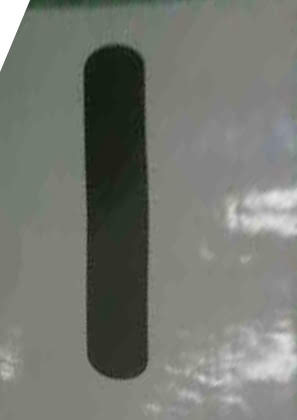
#> input picture source/PC/numberDetection/data/original/1.jpg, 297 x 420 px; its folder holds only this picture in this run
$ python create_data.py
#> lines starting #> are read from the running program, lines starting #| are printed output that depends on the picture; after the words box and inside, x2 and y2 are one past the last pixel; in counts of white or black regions, pixels touching at a corner belong together
"""
@file: create_data.py
@author: korosuke613
@brief: 画像を大量に生成する
"""

import cv2
import numpy as np
import glob
from tqdm import tqdm, trange
import os
import shutil


def load_original():
    image_list = glob.glob("original/*")
    # 画像の読込(numpy.ndarrayで読み込まれる)
    image_list.sort()
    images = []
    for image_address in image_list:
        images.append(cv2.imread(image_address))
    return images

def binaryzation(image):
    #グレースケールへの変換
    img = cv2.cvtColor(image, cv2.COLOR_BGR2GRAY)
    _, img = cv2.threshold(img,0,255,cv2.THRESH_OTSU)
    #画像を28x28に縮小
    img = cv2.resize(img, (28, 28))
    return img

def getMeanColor(image):
    # RGB平均値を出力
    # flattenで一次元化しmeanで平均を取得
    b = image.T[0].flatten().mean()
    g = image.T[1].flatten().mean()
    r = image.T[2].flatten().mean()
    return {"r": r, "g": g, "b": b}

def change_angle(image):
    # 中心位置取得
    center = tuple(np.array([image.shape[1] * 0.5, image.shape[0] * 0.5]))

    # 回転させたい角度°(ラジアンではない)
    rand_num = np.random.rand() * 60.0 - 30.0
    angle = rand_num

    # 拡大比率
    rand_num = np.random.rand() * 0.5 - 0.25
    scale = 1.0 + rand_num

    # 回転変換行列の算出![edges.png](https://qiita-image-store.s3.amazonaws.com/0/294506/5d919d71-d994-ab16-28d2-c0217b975ff0.png)

    affine_mat = cv2.getRotationMatrix2D(center, angle, scale)

    # 平均色の取得
    mean =  getMeanColor(image)
    # アフィン変換(回転)
    height, width = image.shape[:2]
    rotation_image = cv2.warpAffine(image, affine_mat, (width, height), flags=cv2.INTER_CUBIC, borderValue=(mean["b"], mean["g"], mean["r"]))

    return rotation_image

def change_brightness(image):
    # 乱数生成
    rand_num = np.random.rand() / 2
    # γ値の定義(1より小さいと暗く、1より大きいと明るくなる)
    gamma = 1 - rand_num

    # ルックアップテーブルの生成
    look_up_table = np.zeros((256, 1), dtype=np.uint8)
    for i in range(256):
        look_up_table[i][0] = 255 * (float(i)/255) ** (1.0 / gamma)

    # γ変換後の画像取得
    image_gamma = cv2.LUT(image, look_up_table)
    return image_gamma


def save_image(image, name, dir_name):
    cv2.imwrite(dir_name + name + ".jpg", image)


def print_image(image):
    # 画像を表示
    cv2.imshow("image", image)
    cv2.waitKey(0)
    cv2.destroyAllWindows()

def create_labels(dir_name):
    image_list = glob.glob(dir_name + "*")

    label_list = []
    for image in image_list:
        file_name = image[len(dir_name):]
        label = str(int(file_name[:1]) - 1)
        label_list.append(file_name + " " + label)

    # ファイルを書き込みモードで開く
    name = dir_name.split("/")[0]
    text = "\n".join(label_list)             # 改行コードでつなぐ
    with open(name + "/" + name + '_labels.txt', 'w') as f:
        # 書き込み
        f.write(text)

def create_dataset(name, iteration=100):
    images = load_original()
#> images = 1 item
    num = ["1", "2", "3", "4", "5", "6", "7", "8"]

    num_key = 0
    dir_name = name + "/images/"
    shutil.rmtree(dir_name)
    os.mkdir(dir_name)

    for original_image in tqdm(images, desc='1st loop'):
        for i in trange(iteration, desc='2nd loop'):
            image = change_brightness(original_image)
            image = change_angle(image)
            image = binaryzation(image)
            name = num[num_key] + "_" + str(i)
            save_image(image, name, dir_name)
        num_key += 1
#> this loop made 1 pass
#> pass 1, in change_brightness, `image_gamma = cv2.LUT(image, look_up_table)`:
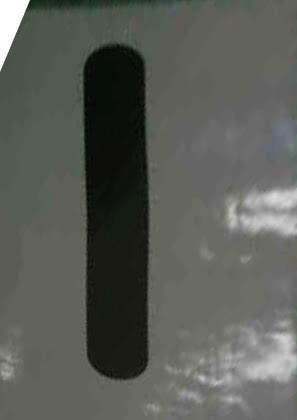
#> image_gamma: shape (420, 297, 3); mean B, G, R 85.8, 92.5, 89.7
#> pass 1, in binaryzation, `_, img = cv2.threshold(img,0,255,cv2.THRESH_OTSU)`:
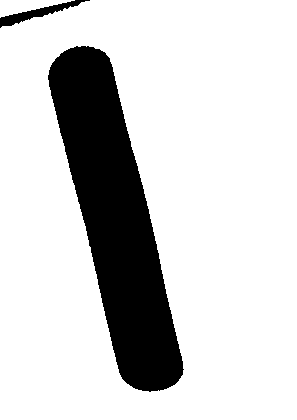
#> img: shape (420, 297); 81.6% white; 2 black regions, box (x1, y1, x2, y2) and area: (48, 46, 184, 392) 22278, (0, 0, 90, 28) 647
    create_labels(dir_name)

if __name__ == "__main__":
    create_dataset("train", 1000)
    create_dataset("valid", 10)
#> call 2 of create_dataset, with name = 'valid', iteration = 10
#> the loop in create_dataset (call 2), `for original_image in tqdm(images, desc='1st loop'):` made 1 pass
#> pass 1, in change_angle (call 1001), `rotation_image = cv2.warpAffine(image, affine_mat, (width, height), fl..`:
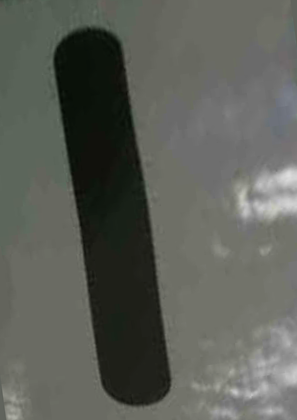
#> rotation_image: shape (420, 297, 3); mean B, G, R 87.7, 94.6, 92.1
#> after the loop in create_dataset (call 2), `for original_image in tqdm(images, desc='1st loop'):`:
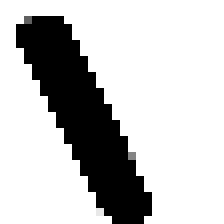
#> image: shape (28, 28) (shown 8 times larger); min 0, max 255, mean 195.4
    create_dataset("test", 300)
#> call 3 of create_dataset, with name = 'test', iteration = 300
#> the loop in create_dataset (call 3), `for original_image in tqdm(images, desc='1st loop'):` made 1 pass
#> pass 1, in change_angle (call 1011), `rotation_image = cv2.warpAffine(image, affine_mat, (width, height), fl..`:
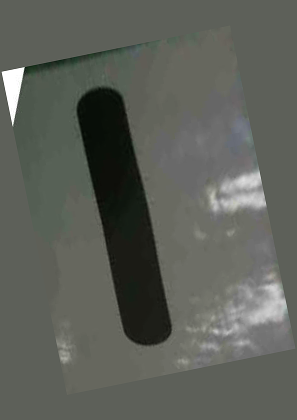
#> rotation_image: shape (420, 297, 3); mean B, G, R 88.8, 95.8, 92.9
#> pass 1, in binaryzation (call 1011), `_, img = cv2.threshold(img,0,255,cv2.THRESH_OTSU)`:
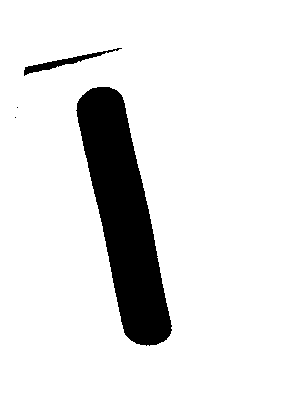
#> img: shape (420, 297); 89.7% white; 4 black regions (2 under 20 px), largest, box (x1, y1, x2, y2) and area: (76, 87, 172, 346) 12370, (24, 48, 122, 76) 505
#> after the loop in create_dataset (call 3), `for original_image in tqdm(images, desc='1st loop'):`:
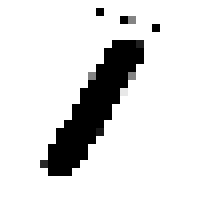
#> image: shape (28, 28) (shown 8 times larger); min 0, max 255, mean 227

$ run again, on source/PC/numberDetection/data/original/5.jpg
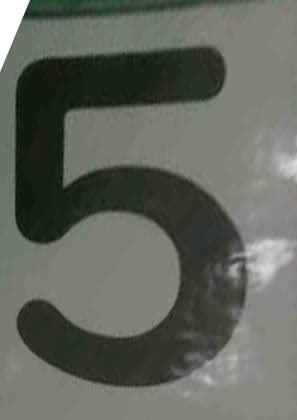
#> input picture source/PC/numberDetection/data/original/5.jpg, 297 x 420 px
#> images = 1 item
#> the loop in create_dataset, `for original_image in tqdm(images, desc='1st loop'):` made 1 pass
#> pass 1, in binaryzation, `_, img = cv2.threshold(img,0,255,cv2.THRESH_OTSU)`:
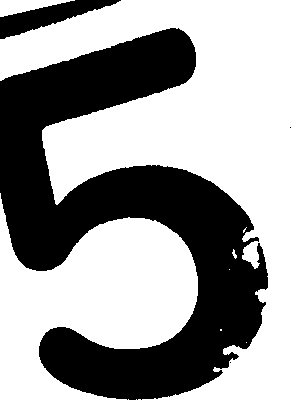
#> img: shape (420, 297); 62.8% white; 4 black regions (2 under 20 px), largest, box (x1, y1, x2, y2) and area: (0, 28, 268, 400) 44497, (0, 0, 121, 39) 1878
#> the loop in create_dataset (call 2), `for original_image in tqdm(images, desc='1st loop'):` made 1 pass
#> the loop in create_dataset (call 3), `for original_image in tqdm(images, desc='1st loop'):` made 1 pass
#> after the loop in create_dataset (call 3), `for original_image in tqdm(images, desc='1st loop'):`:
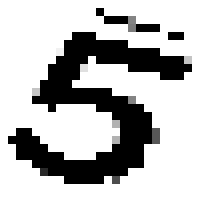
#> image: shape (28, 28) (shown 8 times larger); min 0, max 255, mean 197.9

$ run again, on source/PC/numberDetection/data/original/6.jpg
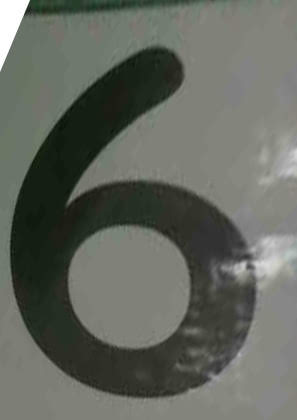
#> input picture source/PC/numberDetection/data/original/6.jpg, 297 x 420 px
#> images = 1 item
#> the loop in create_dataset, `for original_image in tqdm(images, desc='1st loop'):` made 1 pass
#> pass 1, in binaryzation, `_, img = cv2.threshold(img,0,255,cv2.THRESH_OTSU)`:
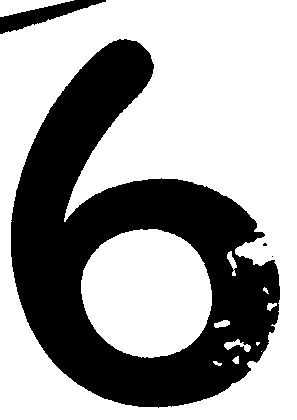
#> img: shape (420, 297); 63.4% white; 4 black regions (2 under 20 px), largest, box (x1, y1, x2, y2) and area: (11, 39, 280, 408) 44311, (0, 0, 106, 34) 1277
#> the loop in create_dataset (call 2), `for original_image in tqdm(images, desc='1st loop'):` made 1 pass
#> the loop in create_dataset (call 3), `for original_image in tqdm(images, desc='1st loop'):` made 1 pass
#> after the loop in create_dataset (call 3), `for original_image in tqdm(images, desc='1st loop'):`:
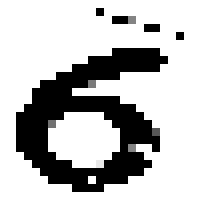
#> image: shape (28, 28) (shown 8 times larger); min 0, max 255, mean 200.4

$ run again, on source/PC/numberDetection/data/original/7.jpg
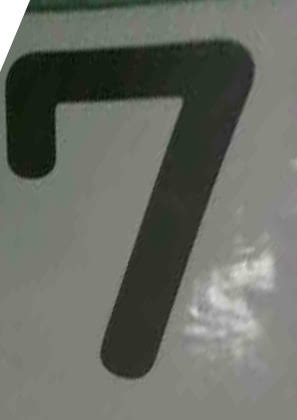
#> input picture source/PC/numberDetection/data/original/7.jpg, 297 x 420 px
#> images = 1 item
#> the loop in create_dataset, `for original_image in tqdm(images, desc='1st loop'):` made 1 pass
#> the loop in create_dataset (call 2), `for original_image in tqdm(images, desc='1st loop'):` made 1 pass
#> the loop in create_dataset (call 3), `for original_image in tqdm(images, desc='1st loop'):` made 1 pass
#> after the loop in create_dataset (call 3), `for original_image in tqdm(images, desc='1st loop'):`:
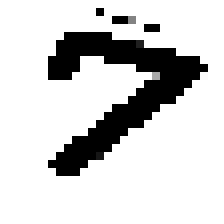
#> image: shape (28, 28) (shown 8 times larger); min 0, max 255, mean 208.9
